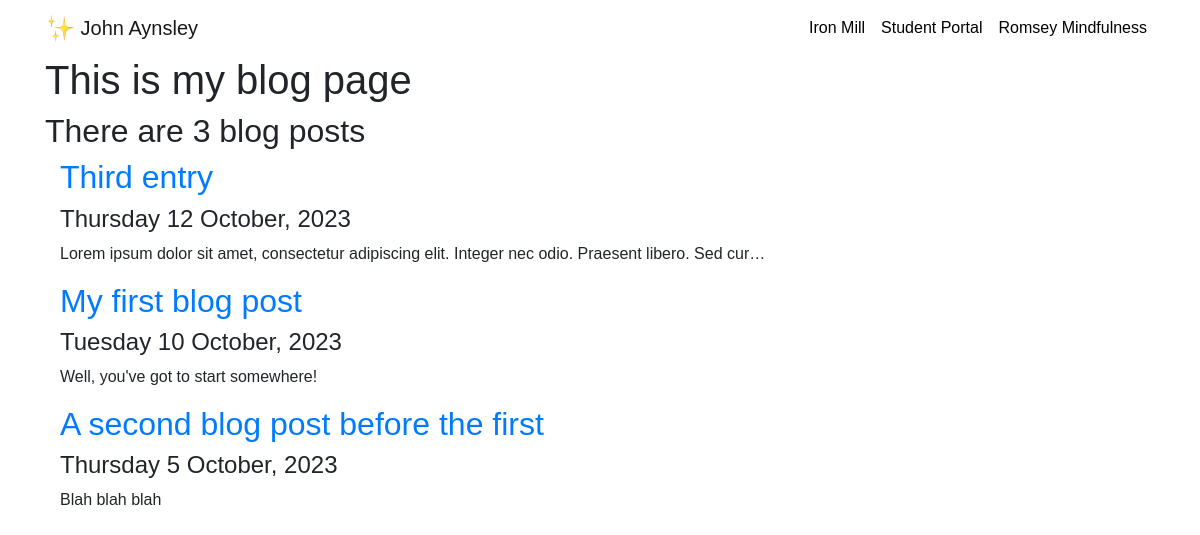
Screenshot of /blog/ with the database file from the repository.
### blog/models.py (models this page shows, shortened)
class Blog(models.Model):
    title = models.CharField(max_length=100)
    date = models.DateField()
    text = models.TextField()

### blog/views.py (the view)
# urls.py: path('', views.all_blogs, name='all_blogs'),
def all_blogs(request):
    blog_objs = Blog.objects.order_by('-date') # Most recent first
    return render(request, 'blog/all_blogs.html', {'blogs': blog_objs})

### blog/templates/blog/all_blogs.html
{% extends 'portfolio/base.html' %}
{% block content %}
<h1>This is my blog page</h1>
<h2>There {{ blogs.count|pluralize:"is,are" }} {{ blogs.count }} blog post{{ blogs.count|pluralize }}</h2>
{% for b in blogs %}
<div class="container">
<a href="{% url 'blog:detail' b.id %}"><h2>{{ b.title }}</h2></a>
<h4>{{ b.date|date:"l j F, Y" }}</h4>
<p>{{ b.text|striptags|truncatechars:100 }}</p>
</div>
{% endfor %}
{% endblock %}

### portfolio/static/portfolio/custom.css (style rules this page uses)
body { font-family: 'Young Serif', sans-serif; }

### rows the page displays
Blog: title "Third entry", date "Thursday 12 October, 2023", text "Lorem ipsum dolor sit amet, consectetur adipiscing elit. Integer nec odio. Praesent libero. Sed cur…"
Blog: title "My first blog post", date "Tuesday 10 October, 2023", text "Well, you've got to start somewhere!"
Blog: title "A second blog post before the first", date "Thursday 5 October, 2023", text "Blah blah blah"

### other values shown
{{ blogs.count }} "3"
